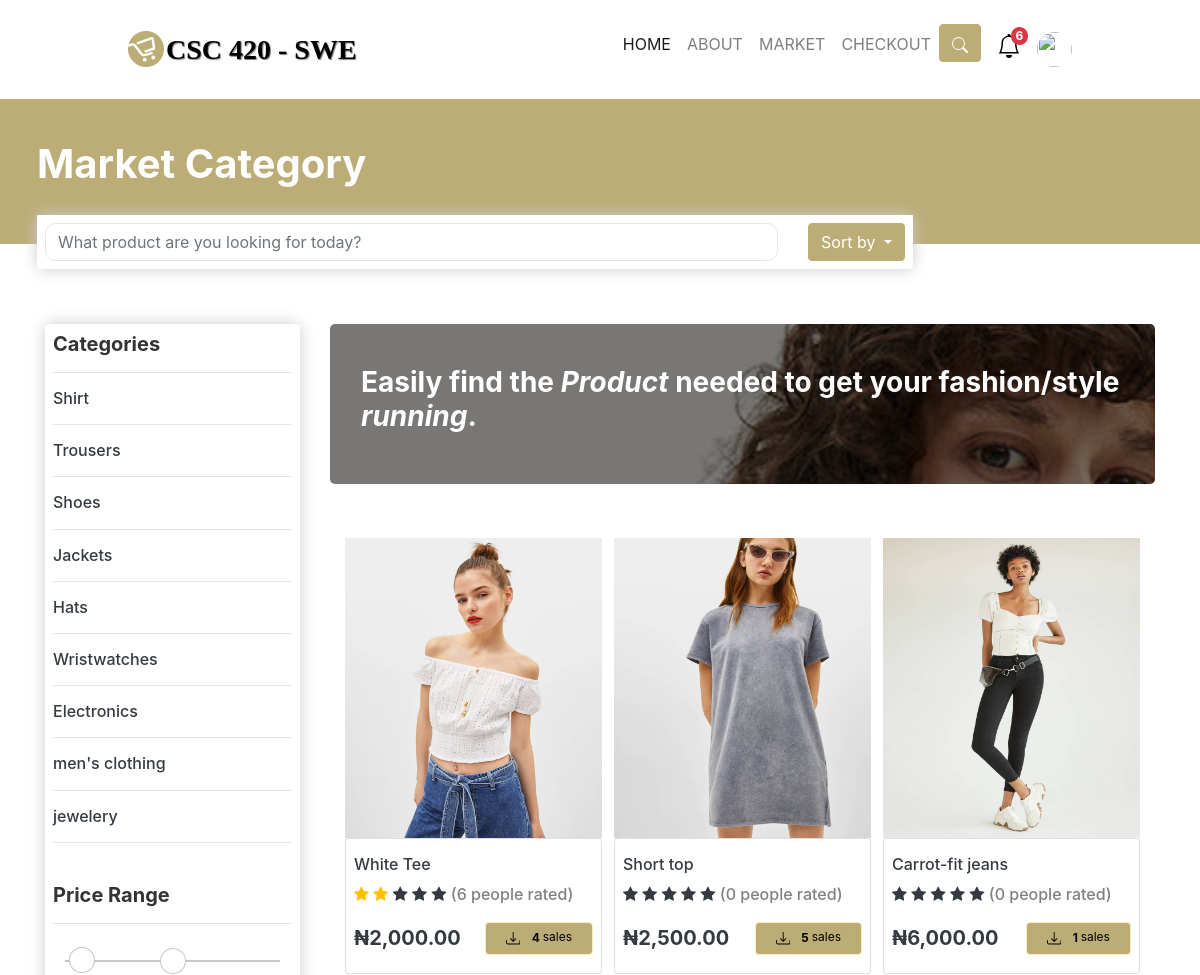
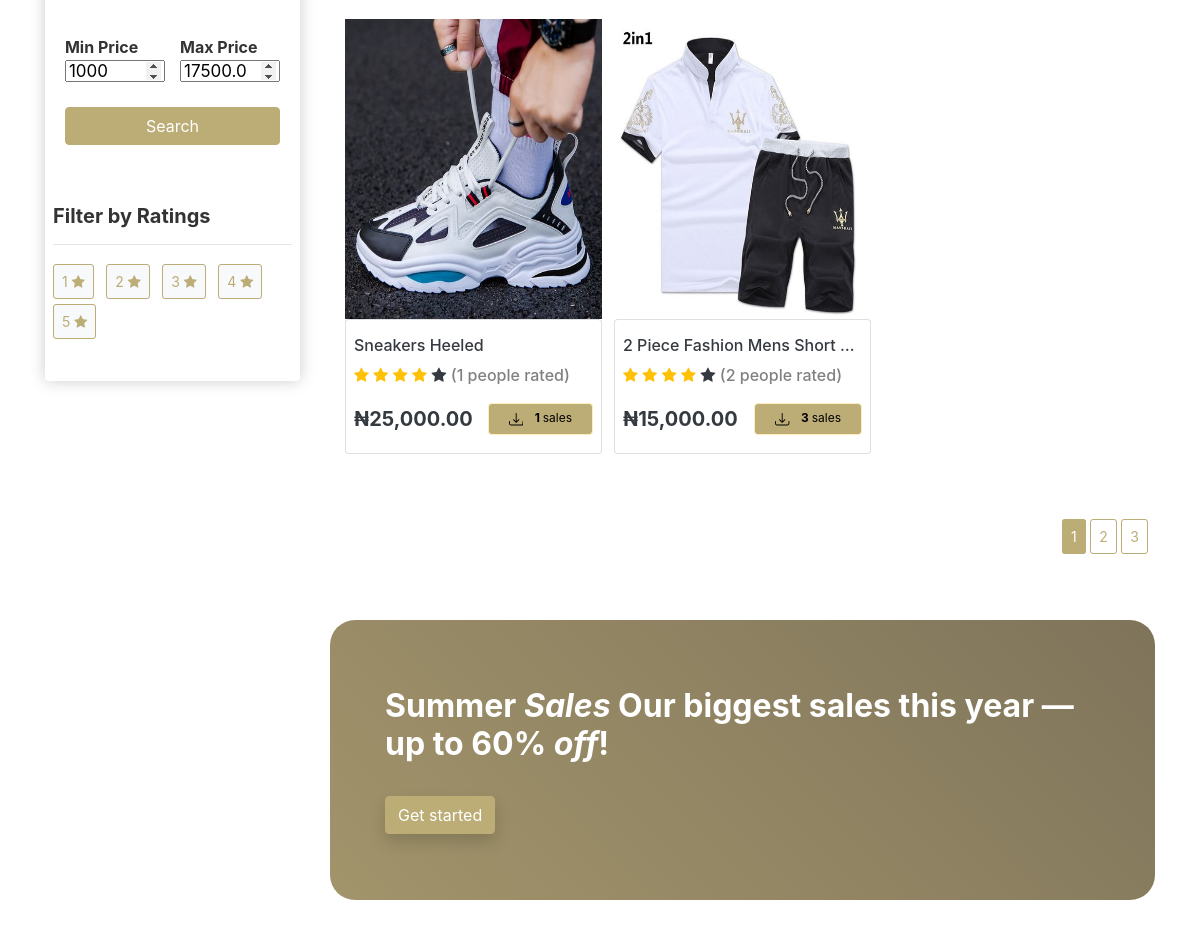
The page /products/ (signed in) on the database its author committed (2 pictures, top to bottom).
### products/models.py (models this page shows, shortened)
class Category(models.Model):
    name = models.CharField(max_length=100, default="Select Category")
    date = models.DateTimeField(default=datetime.now)
    def __str__(self):
        return self.name
    @staticmethod
    def getAllCategory():
        return Category.objects.all()

class ProductImage(models.Model):
    product = models.ForeignKey(Product, on_delete=models.CASCADE)
    image = models.ImageField(default='2placeholder_test_b9l9NT5.png', upload_to='product_images')
    date_posted = models.DateTimeField(default=datetime.now)

class Product(models.Model):
    id = models.UUIDField(default=uuid.uuid4, unique=True, primary_key=True, editable=False)
    name = models.CharField(max_length=100)
    price = models.FloatField(default=0)
    description = models.TextField()
    category = models.ForeignKey(Category, on_delete=models.CASCADE)
    rating_count = models.FloatField(default=0)
    product_purchase = models.IntegerField(default=0)
    shipping_fee = models.FloatField(default=10)
    date_posted = models.DateTimeField(default=datetime.now)
    date_updated = models.DateTimeField(auto_now=True)
    delivery_period = models.IntegerField(default=0)
    class Meta:
        ordering = ["-date_posted"]
    def get_absolute_url(self):
        return reverse("product-detail", kwargs={"pk": self.id})

### products/views.py (the view, shortened to what this page needs)
# urls.py: path("products/", product_view.products_view, name="products"),
@login_required
def products_view(request):
    categories = Category.getAllCategory()
    products = Product.objects.all().order_by("date_posted")
    maximum_price = Product.objects.all().aggregate(Max("price"))
    half_max_price = maximum_price["price__max"] / 2
    price_filter = ProductPriceFilter(request.GET, queryset=products)
    products = price_filter.qs
    paginator = Paginator(products, 5)
    page_number = request.GET.get('page')
    products = paginator.get_page(page_number)
    notification = Notification.objects.filter(user=request.user, is_seen=False).order_by("-id")[:10]
    notification_count = Notification.objects.filter(user=request.user, is_seen=False).count()
    check_out_list = Checkout.objects.filter(user=request.user, complete=False).order_by("-id")
    get_cart_total = sum([item.get_total for item in check_out_list])
    if get_cart_total >= 30000:
        get_shipping_fee = 0
    else:
        get_shipping_fee = sum([item.product.shipping_fee for item in check_out_list])
    context = {
        "notification": notification,
        "notification_count": notification_count,
        "categories": categories,
        "products": products,
        "get_cart_items": total_cart_items(request),
        "maximum_price": maximum_price,
        "half_max_price": half_max_price,
        "check_out_list": check_out_list,
        "get_shipping_fee": get_shipping_fee,
        "get_cart_total": get_cart_total,
    }
    return render(request, "products/market.html", context)

### products/models.py (called while the page is built)
    @property
    def get_total(self):
        total = self.product.price * self.quantity
        return total

### products/templatetags/filtertags.py (called while the page is built)
@register.filter(name='times')
def times(number):
    return range(round(number))

@register.filter(name='times_minus')
def times_minus(number):
    rating = 5 - round(number)
    return range(rating)

### products/views.py (called while the page is built)
def total_cart_items(request):
    check_out_list = Checkout.objects.filter(user=request.user, complete=False)
    get_cart_items = sum([item.quantity for item in check_out_list])
    return get_cart_items

### products/templates/products/market.html (shortened to what this page needs)
{% extends 'products/base.html' %}
{% load static %}
{% load humanize %}
{% load filtertags %}
{% block content %}
<div class="section">
    <div class="container py-5 mt-1">
        <h1><b>Market Category</b></h1>
    </div>
</div>
<div class="container">
    <div class="search-category">
        <div class="box-element">
            <div class="row">
                <div class="col">
                    <form action="{% url 'search' %}" class="d-flex" autocomplete="off" method="GET"
                          value="{{request.GET.q}}">
                        <input style="width: 60rem" type="text" name="q" value="{{request.GET.q}}" class="form-control"
                               placeholder="What product are you looking for today?"/>
                    </form>
                </div>
                <div class="col-auto">
                    <div class="dropdown">
                        <button class="btn btn-secondary dropdown-toggle" type="button" id="dropdownMenuButton1"
                                data-bs-toggle="dropdown" aria-expanded="false">
                            Sort by
                        </button>
                    </div>
                </div>
            </div>
        </div>
    </div>
</div>
<br><br><br>
<div class="container">
    {% if products|length > 0 %}
    <div class="row p-2">
        <div class="col-lg-3 col-md-3">
            <div class="sticky-top" style="top: 110px">
                <div class="box-element">
                    <h5><b>Categories</b></h5>
                    <hr>
                    {% for category in categories %}
                    <h6><a class="list-item my-1 text-dark "
                           href="/products/?category_id={{ category.id }}">{{ category }}</a></h6>
                    <hr>
                    {% endfor %}
                    <br>
                    <h5><b>Price Range</b></h5>
                    <hr>
                    <form value="{{request.GET.min_price}}&{{request.GET.max_price}}" method="get">
                        <div class="range_container">
                            <div class="sliders_control">
                                <input id="toSlider" type="range" name="max_price"
                                       value="{% if request.GET.max_price %}{{request.GET.max_price}}{% else %}{{half_max_price}}{% endif %}"
                                       min="0" max="{{maximum_price.price__max}}"/>
                            </div>
                            <div class="form_control">
                                <div class="form_control_container">
                                    <div class="form_control_container__time"><b>Min Price</b></div>
                                    <input class="form_control_container__time__input" type="number" name="min_price"
                                           id="fromInput"
                                           value="{% if request.GET.min_price %}{{request.GET.min_price}}{% else %}1000{% endif %}"
                                           min="0" max="{{maximum_price.price__max}}"/>
                                </div>
                                <div class="form_control_container">
                                    <div class="form_control_container__time"><b>Max Price</b></div>
                                    <input class="form_control_container__time__input" name="max_price" type="number"
                                           id="toInput"
                                           value="{% if request.GET.max_price %}{{request.GET.max_price}}{% else %}{{half_max_price}}{% endif %}"
                                           min="0" max="{{maximum_price.price__max}}"/>
                                </div>
                            </div>
                            <br>
                            <div class="autocomplete">
                                <input type="submit" class="btn btn-block" name="range-value" value="Search"/>
                            </div>
                        </div>
                    </form>
                    <br>
                    <h5><b>Filter by Ratings</b></h5>
                    <hr>
                    <div class="list-inline mb-2 my-2">
                        {% if rating_query %}
                        {% for i in 5|times %}
                        <div class="list-inline-item mb-2 my-2">
                        {% if rating_query|actual_value == forloop.counter %}
                            <a class="btn-sm text-decoration-none my-2 mb-2 btn-info"
                               href="/products/?ratings={{forloop.counter}}">
                                {{ forloop.counter }}
                                <i class="fa fa-star text-warning"></i>
                                <br>
                            </a>
                        {% elif forloop.counter > rating_query|add:'-5' and forloop.counter < rating_query|add:'5' %}
                            <a href="/products/?ratings={{forloop.counter}}"
                               class="btn-outline-info mb-2 text-decoration-none my-2 btn-sm btn-light">
                                {{forloop.counter}}
                                <i class="fa fa-star "></i>
                                <br>
                            </a>
                        {% endif %}
                        </div>
                        {% endfor %}
                        {% else %}
                        {% for i in 5|times %}
                        <li class="list-inline-item my-2 mb-2">
                            <a href="/products/?ratings={{forloop.counter}}"
                               class="my-2 btn-outline-info mb-2 btn-sm btn-light">
                                {{forloop.counter}}
                                <i class="fa fa-star "></i><br>
                            </a>
                        </li>
                        {% endfor %}
                        {% endif %}
                    </div>
                    <br>
                </div>
            </div>
        </div>
        <div class="col-lg-9 col-md-9">
            <div class="market-started p-4">
                <div class="market-get-started container">
                    <h3><b> Easily find the <i>Product</i> needed to get your fashion/style
                        <i>running</i>.</b></h3>
                </div>
            </div>
            <br>
            <div class="row p-4" id="products-list">
                {% for product in products %}
                <div class="col-lg-4 col-md-6 mb-2 col-6">
                    <a href="{{ product.get_absolute_url }}">
                        {% if product.productimage_set.all %}
                        {% for product_image in product.productimage_set.all %}
                        {% if forloop.first %}
                        <div class="single-testimonial text-center">
                            <img loading="lazy" src="{{ product_image.image.url }}" fill="777" background="#777"
                                 color="#777" alt=""
                                 class="thumbnail-product">
                        </div>
                        {% endif %}
                        {% endfor %}
                        {% else %}
                        <img src="{{ product.image.url }}" alt=""
                             class="thumbnail-product">
                        {% endif %}
                    </a>
                    <div class="card p-2">
                        <a href="{{ product.get_absolute_url }}" class="text-dark text-decoration-none">
                            <h6 class="mb-2 mt-2 text-truncate">{{ product.name }}</h6>
                            <p class="fs--1">
                                {% for i in product.rating_count|times %}
                                <span class="fa fa-star checked text-warning"></span>
                                {% endfor %}
                                {% for i in product.rating_count|times_minus %}
                                <span class="fa fa-star"></span>
                                {% endfor %}
                                <span class="text-500 text-grey fw-semi-bold ms-1">
                                    ({{product.productreview_set.count}} people rated)</span>
                            </p>
                            <div class="media">
                                <h5 class="mt-1"><b>₦{{ product.price|floatformat:2|intcomma }}</b></h5>
                                <div class="media-body ">
                                    <div class="float-right  badge badge-warning alert alert-warning py-2">
                                        <strong class="ml-2"> {{ product.product_purchase }} </strong> sales
                                    </div>
                                </div>
                            </div>
                        </a>
                    </div>
                </div>
                <br>
                {% endfor %}
            </div>
            <br>
            <div class="row">
                <div class="col"></div>
                <div class="col-auto">
                    {% if products.has_other_pages %}
                    <div class="container mt-2" align="center">
                        {% for num in products.paginator.page_range %}
                        {% if products.number == num %}
                        <a class="btn-sm btn-info mb-7" href="?page={{ num }}">{{ num }}</a>
                        {% elif num > products.number|add:'-3' and num < products.number|add:'3' %}
                        <a class="btn-sm  btn-outline-info mb-7" href="?page={{ num }}">{{ num }}</a>
                        {% endif %}
                        {% endfor %}
                    </div>
                    {% endif %}
                </div>
            </div>
            <br>
            <br>
            <br>
            <div class="headline">
                <div class="get-started p-5">
                    <div class="container-get-started container">
                        <h2 class=""><b>Summer <i>Sales</i> Our biggest sales this year — up to 60% <i>off</i>!</b></h2>
                        <br>
                        <br>
                        <a href="" class="btn shadow">Get started</a>
                    </div>
                </div>
            </div>
        </div>
    </div>
    <br>
    <br>
    <br>
    {% endif %}
</div>
{% endblock %}

### products/templates/products/navbar.html (style rules this page uses)
body { padding-top: 3rem; padding-bottom: 0rem; color: #5a5a5a; overflow-x: hidden; }

### products/templates/products/market.html (style rules this page uses)
.section { background: #bcac76; border-color: #bcac76; color: #fff; position: relative; }
.search-category { position: absolute; top: 215px; width: 73%; background-color: #fff; }
.col-6 { padding: 6px; }
.fw-semi-bold { font-weight: 500 !important; color: grey !important; }
.btn-outline-info { color: #bcac76; !important; border: 1px solid #bcac76; !important; border-radius: 3px !important; }
.btn-info { background: #bcac76; !important; border-color: #bcac76; !important; border: 1px solid #bcac76; !important; color: #fff !important; }
.btn-sm { padding: .5rem; }
.thumbnail-product { width: 100%; height: 300px; transition: .3s; }

### products/templates/products/base.html (style rules this page uses)
.box-element, .dropdown-menu { box-shadow:hsl(0, 0%, 80%) 0 0 16px; background-color: ; border-radius: 4px; padding: 8px; }
.container { padding-right: 7px; padding-left: 7px; }
.btn, .bg-info { background: #bcac76; border-color: #bcac76; color: #fff; }
.badge-warning { background:#fad7d0; color: #db3717; }
.form-control { box-shadow: none!important; }
.text-center { text-align: center!important; }
.form-control { background-color: #fff; background-clip: padding-box; border: 1px solid #e4e6ef; appearance: none; border-radius: .65rem; box-shadow: inset 0 1px 2px rgb(0 0 0 / 8%); transition: border-color .15s ease-in-out,box-shadow .15s ease-in-out; }

### rows shown on the page
Category: name "Shirt"
Category: name "Trousers"
Category: name "Shoes"
Category: name "Jackets"
Category: name "Hats"
Category: name "Wristwatches"
Category: name "Electronics"
Category: name "men's clothing"
Category: name "jewelery"
Product: name "White Tee", rating_count 2 (drawn), productreview_set.count "6", price "2,000.00", product_purchase "4"
ProductImage: image (picture)
Product: name "Short top", rating_count 0 (drawn), productreview_set.count "0", price "2,500.00", product_purchase "5"
ProductImage: image (picture)
Product: name "Carrot-fit jeans", rating_count 0 (drawn), productreview_set.count "0", price "6,000.00", product_purchase "1"
ProductImage: image (picture)
Product: name "Sneakers Heeled", rating_count 4 (drawn), productreview_set.count "1", price "25,000.00", product_purchase "1"
ProductImage: image (picture)
Product: name "2 Piece Fashion Mens Short…", rating_count 4 (drawn), productreview_set.count "2", price "15,000.00", product_purchase "3"
ProductImage: image (picture)

### other values the page prints
{{ notification_count|add:get_cart_items|intword }} "6"
{{ num }} "1"
{{ num }} "2" "3"
